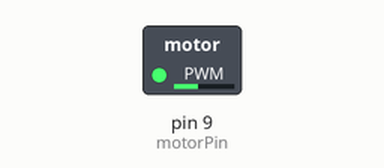
Recording of a sketch running on a simulated Arduino Uno, built with avr-gcc and run on an emulated ATmega328P. On the bench: switched loads named in the sketch (green lamp = pin HIGH). What the sketch prints to the serial monitor is not drawn.

Above: at 0.1 s.
At 2.6 s:
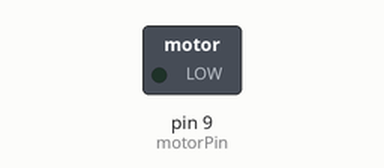
Timing chart, 0 to 4.1 s (numbered marks = the images above):
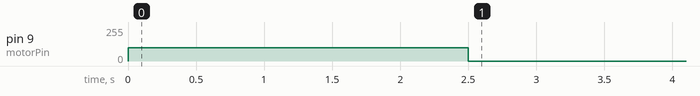

Measured:
- by itself, pin 9 (motorPin): 0/255 → 100/255 at 0.00 s, → 0/255 2.5 s later

The sketch:

capacitive_soil_moisture_sensor_with_pump.ino
```cpp
const int AirValue = 783;    //you need to replace this value with Value_1
const int WaterValue = 381;  //you need to replace this value with Value_2
int soilMoistureValue = 0;
int soilmoisturepercent=0;
int motorPin = 9;           // define the pin the motor is connected to
                            // (if you use pin 9,10,11 or 3you can also control speed)
int onSpeed = 100;          // a number between 0 (stopped) and 255 (full speed)
int onTime = 2500;          // the number of milliseconds for the motor to turn on for
int soakTime = 60000;       // the minimum delay time to allow water to soak in before next watering session

void setup() {
  Serial.begin(9600); // open serial port, set the baud rate to 9600 bps
}

void loop() {
  soilMoistureValue = analogRead(A0);  //put Sensor insert into soil
  Serial.println(soilMoistureValue);
  soilmoisturepercent = map(soilMoistureValue, AirValue, WaterValue, 0, 100);
  if(soilmoisturepercent >= 100) {
    Serial.println("100 %");
  }
  else if(soilmoisturepercent <=0) {
    Serial.println("0 %");
  }
  else if(soilmoisturepercent >0 && soilmoisturepercent < 100) {
    Serial.print(soilmoisturepercent);
    Serial.println("%");
    if (soilmoisturepercent < 70) {
       analogWrite(motorPin, onSpeed);   // turns the motor On
       delay(onTime);                    // waits for onTime milliseconds
       analogWrite(motorPin, 0);         // turns the motor Off
    }
  delay(soakTime);                       // allow time for water to soak in
  }
}
```
